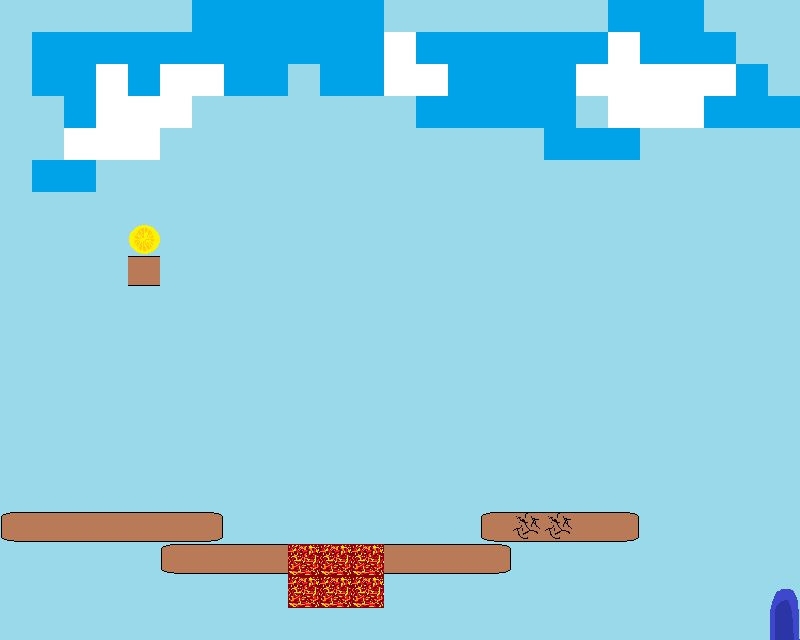

This is a level from a 2D game, rendered from its Tiled map with the project's own tilesets. A one-line summary and the complete map file follow:
An orthogonal 25x20 tile map with 32x32 px tiles, 1 tile layer (Kachelebene 1).

<map version="1.0" orientation="orthogonal" renderorder="right-down" width="25" height="20" tilewidth="32" tileheight="32" nextobjectid="1">
 <tileset firstgid="1" name="tiles2" tilewidth="32" tileheight="32" tilecount="16">
  <image source="tiles2.png" width="128" height="128" />
 </tileset>
 <layer name="Kachelebene 1" width="25" height="20">
  <data encoding="csv">
8,8,8,8,8,8,7,7,7,7,7,7,8,8,8,8,8,8,8,7,7,7,8,8,8,
8,7,7,7,7,7,7,7,7,7,7,7,13,7,7,7,7,7,7,13,7,7,7,8,8,
8,7,7,13,7,13,13,7,7,8,7,7,13,13,7,7,7,7,13,13,13,13,13,7,8,
8,8,7,13,13,13,8,8,8,8,8,8,8,7,7,7,7,7,8,13,13,13,7,7,7,
8,8,13,13,13,8,8,8,8,8,8,8,8,8,8,8,8,7,7,7,8,8,8,8,8,
8,7,7,8,8,8,8,8,8,8,8,8,8,8,8,8,8,8,8,8,8,8,8,8,8,
8,8,8,8,8,8,8,8,8,8,8,8,8,8,8,8,8,8,8,8,8,8,8,8,8,
8,8,8,8,15,8,8,8,8,8,8,8,8,8,8,8,8,8,8,8,8,8,8,8,8,
8,8,8,8,2,8,8,8,8,8,8,8,8,8,8,8,8,8,8,8,8,8,8,8,8,
8,8,8,8,8,8,8,8,8,8,8,8,8,8,8,8,8,8,8,8,8,8,8,8,8,
8,8,8,8,8,8,8,8,8,8,8,8,8,8,8,8,8,8,8,8,8,8,8,8,8,
8,8,8,8,8,8,8,8,8,8,8,8,8,8,8,8,8,8,8,8,8,8,8,8,8,
8,8,8,8,8,8,8,8,8,8,8,8,8,8,8,8,8,8,8,8,8,8,8,8,8,
8,8,8,8,8,8,8,8,8,8,8,8,8,8,8,8,8,8,8,8,8,8,8,8,8,
8,8,8,8,8,8,8,8,8,8,8,8,8,8,8,8,8,8,8,8,8,8,8,8,8,
8,8,8,8,8,8,8,8,8,8,8,8,8,8,8,8,8,8,8,8,8,8,8,8,8,
1,2,2,2,2,2,3,8,8,8,8,8,8,8,8,1,6,6,2,3,8,8,8,8,8,
8,8,8,8,8,1,2,2,2,5,5,5,2,2,2,3,8,8,8,8,8,8,8,8,8,
8,8,8,8,8,8,8,8,8,5,5,5,8,8,8,8,8,8,8,8,8,8,8,8,12,
8,8,8,8,8,8,8,8,8,8,8,8,8,8,8,8,8,8,8,8,8,8,8,8,16
</data>
 </layer>
</map>